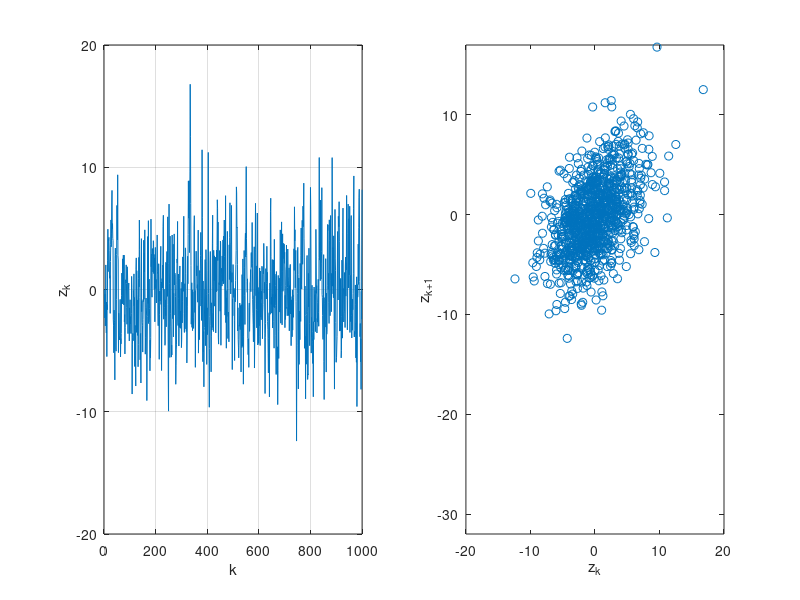

Here is the MATLAB script that generated this plot: (Note: this script raises an error after producing the figure.)
% SC42135 Spectral Analysis of Nonlinear/Infinite-Dimensional Systems.
% Final assignment
close all; clear all; clc
%% Task 1. 

%% Task 2. 

%% Task 3.

%% Task 4.Write a Matlab script that recreates Figure 1 
% data from 3.2.1 p11
lambda = 0.5;
n_variance = sqrt(10);
k = 1e3;
nk = n_variance*randn([1 k]);
z = zeros([1 k]);
% eq(18)
for ii = 2:k
    z(ii) = lambda*z(ii-1) +nk(ii);
end

% Domains for Z and Zp
dom1 = 1:k-1;
dom2 = 2:k;
% Data amtrices
Z = z(1:k-1);
Zp = z(2:k);


% 2.2
X = Z;
Y = Zp;
% Definition 1 (lamda hat) 
A = Y*pinv(X);

figure(4)
subplot(121)
plot(z,'-')
xlabel('k')
ylabel('z_k')
grid('on')
axis([0 1000 -20 20])
subplot(122)
plot(Z,Zp,'o')
xlabel('z_k')
ylabel('z_{k+1}')
axis([-20 20 -32 17])
hold on
plot(zhat,'-')


